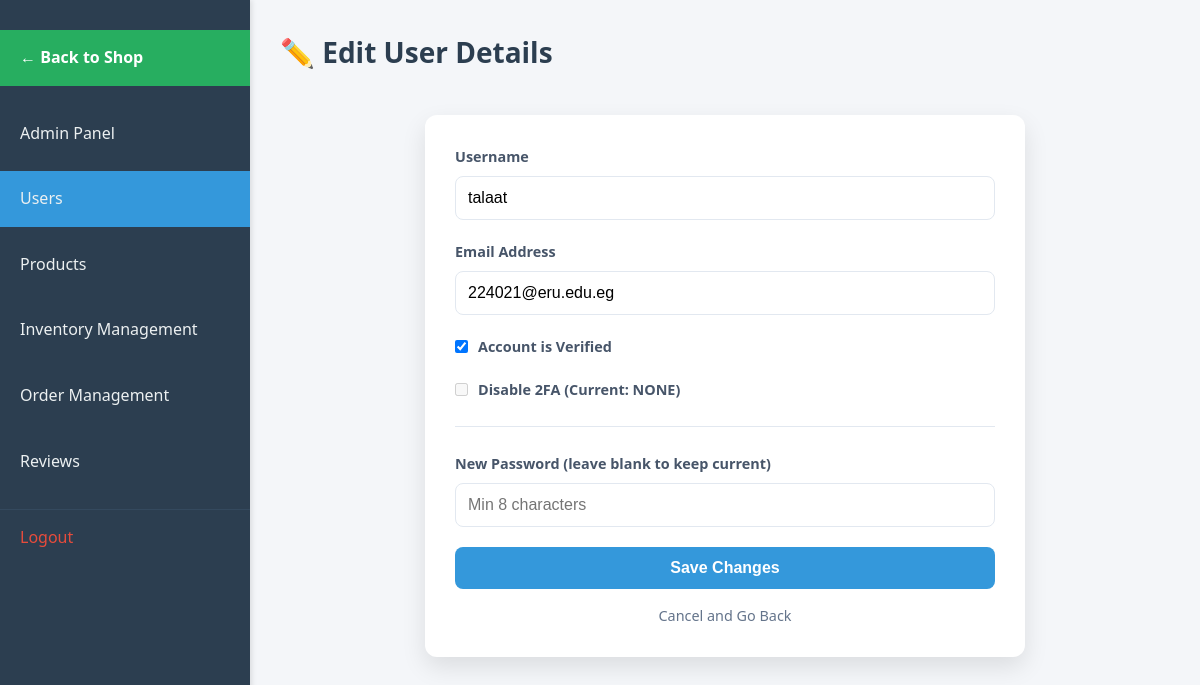
The page /admin/edit_user.php?id=2 (signed in) on the database its author committed.
### tables this page shows
CREATE TABLE `users` (
  `id` int(11) NOT NULL,
  `username` varchar(50) NOT NULL,
  `email` varchar(100) NOT NULL,
  `password` varchar(255) NOT NULL,
  `role` enum('customer','admin') NOT NULL DEFAULT 'customer',
  `twofa_method` enum('none','totp','email') NOT NULL DEFAULT 'none',
  `created_at` datetime NOT NULL DEFAULT current_timestamp(),
  `is_verified` tinyint(1) DEFAULT 0,
  `phone` varchar(30) DEFAULT NULL
);

### admin/edit_user.php (the view, shortened to what this page needs)
<?php
require_once __DIR__ . '/../init.php';
$userId = isset($_GET['id']) ? intval($_GET['id']) : 0;
$stmt = $conn->prepare("SELECT username, email, is_verified, twofa_method FROM users WHERE id = ?");
$stmt->bind_param("i", $userId);
$stmt->execute();
$user = $stmt->get_result()->fetch_assoc();
?>
<!DOCTYPE html>
<html lang="en">
<head>
    <link href="https://cdnjs.cloudflare.com/ajax/libs/font-awesome/5.10.0/css/all.min.css" rel="stylesheet">
    <link rel="stylesheet" href="assets/css/useradmin.css">
</head>
<body>
    <nav>
        <ul>
            <li><a href="../shop.php" style="background-color: #27ae60; color: white; margin-bottom: 20px; font-weight: bold;">← Back to Shop</a></li>
            <li><a href="AdminPanel.php">Admin Panel</a></li>
            <li><a href="useradmin.php" class="active">Users</a></li>
            <li><a href="products.php">Products</a></li>
            <li><a href="Inventory.php">Inventory Management</a></li>
            <li><a href="order_management.php">Order Management</a></li>
            <li><a href="reviews_management.php">Reviews</a></li>
            <li><a href="/app/logout.php">Logout</a></li>
        </ul>
    </nav>
    <div class="main-content">
        <h1 class="page-title">✏️ Edit User Details</h1>
        <div class="edit-container">
            <form method="POST">
                <div class="form-group">
                    <label>Username</label>
                    <input type="text" name="username" value="<?php echo htmlspecialchars($user['username']); ?>" required>
                </div>
                <div class="form-group">
                    <label>Email Address</label>
                    <input type="email" name="email" value="<?php echo htmlspecialchars($user['email']); ?>" required>
                </div>
                <div class="form-group" style="display: flex; align-items: center; gap: 10px; margin-top: 10px;">
                    <input type="checkbox" name="is_verified" id="is_verified" style="width: auto;" <?php echo ($user['is_verified'] ? 'checked' : ''); ?>>
                    <label for="is_verified" style="margin-bottom: 0;">Account is Verified</label>
                </div>
                <div class="form-group" style="display: flex; align-items: center; gap: 10px; margin-top: 10px;">
                    <input type="checkbox" name="disable_2fa" id="disable_2fa" style="width: auto;" <?php echo ($user['twofa_method'] === 'none' ? 'disabled' : ''); ?>>
                    <label for="disable_2fa" style="margin-bottom: 0;">
                        Disable 2FA (Current: <?php echo strtoupper($user['twofa_method']); ?>)
                    </label>
                </div>
                <hr style="border: 0; border-top: 1px solid #e2e8f0; margin: 25px 0;">
                <div class="form-group">
                    <label>New Password (leave blank to keep current)</label>
                    <input type="password" name="new_password" placeholder="Min 8 characters">
                </div>
                <button type="submit" class="btn-save">Save Changes</button>
                <a href="useradmin.php" class="btn-cancel">Cancel and Go Back</a>
            </form>
        </div>
    </div>
</body>
</html>

### admin/assets/css/useradmin.css (style rules this page uses)
* { margin: 0; padding: 0; box-sizing: border-box; }
body { font-family: 'Segoe UI', Tahoma, Geneva, Verdana, sans-serif; background-color: #f4f6f9; color: #333; line-height: 1.6; }
nav { width: 250px; background-color: #2c3e50; color: #fff; padding: 20px 0; position: fixed; height: 100%; box-shadow: 2px 0 5px rgba(0, 0, 0, 0.1); }
nav ul { list-style: none; }
nav ul li { margin: 10px 0; }
nav ul li a { display: block; padding: 15px 20px; color: #ecf0f1; text-decoration: none; font-size: 16px; transition: background-color 0.3s, padding-left 0.3s; }
nav ul li a.active { background-color: #3498db; }
nav ul li:last-child a { margin-top: 20px; border-top: 1px solid #34495e; padding-top: 15px; color: #e74c3c; }
.main-content { margin-left: 250px; padding: 30px; min-height: 100vh; }
.page-title { font-size: 28px; margin-bottom: 20px; color: #2c3e50; }
.form-group { margin-bottom: 20px; text-align: left; }
.form-group label { display: block; font-size: 0.9rem; font-weight: 600; color: #475569; margin-bottom: 8px; }
.form-group input { width: 100%; padding: 10px 12px; border: 1px solid #e2e8f0; border-radius: 8px; font-size: 1rem; transition: border-color 0.2s; }
.btn-save { width: 100%; padding: 12px; background-color: #3498db; color: white; border: none; border-radius: 8px; font-size: 1rem; font-weight: 600; cursor: pointer; transition: background 0.2s; }

### admin/edit_user.php (style rules this page uses)
.edit-container { max-width: 600px; margin: 40px auto; background: white; padding: 30px; border-radius: 12px; box-shadow: 0 10px 25px rgba(0,0,0,0.1); }
.form-group { margin-bottom: 20px; }
.form-group label { display: block; margin-bottom: 8px; font-weight: 600; color: #475569; }
.form-group input { width: 100%; padding: 12px; border: 1px solid #e2e8f0; border-radius: 8px; font-size: 1rem; }
.btn-save { background-color: #3498db; color: white; border: none; padding: 12px 25px; border-radius: 8px; font-size: 1rem; font-weight: 600; cursor: pointer; width: 100%; }
.btn-cancel { display: block; text-align: center; margin-top: 15px; color: #64748b; text-decoration: none; font-size: 0.9rem; }

### rows shown on the page
users: username "talaat", email "224021@eru.edu.eg", is_verified "☑", twofa_method "NONE"
